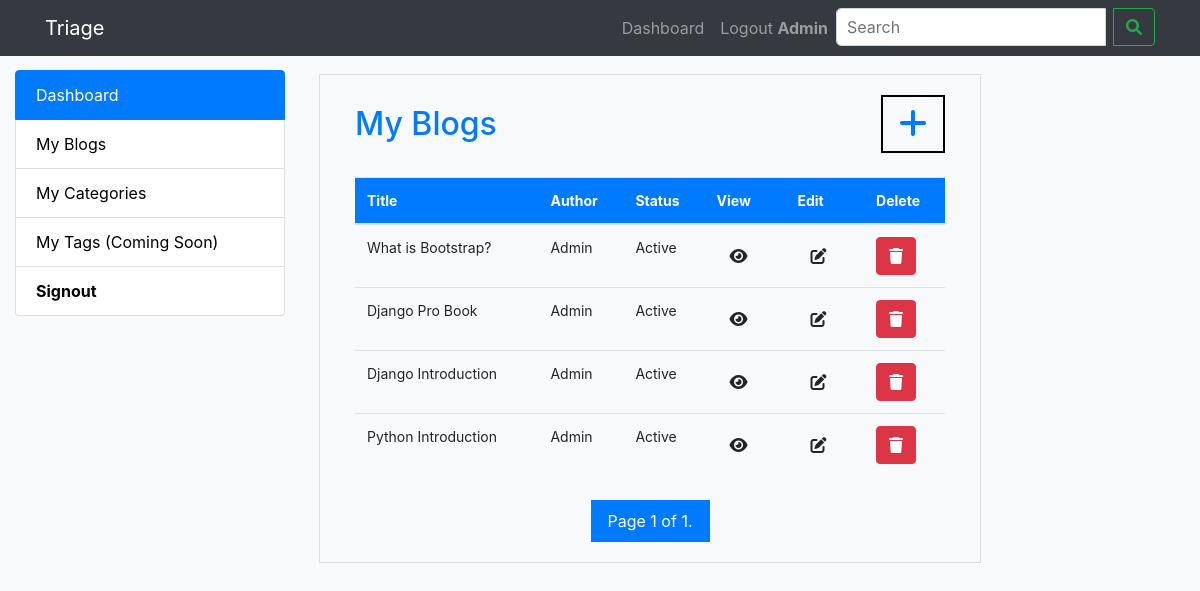
Page /myblogs/ (signed in) on the earlier database version.
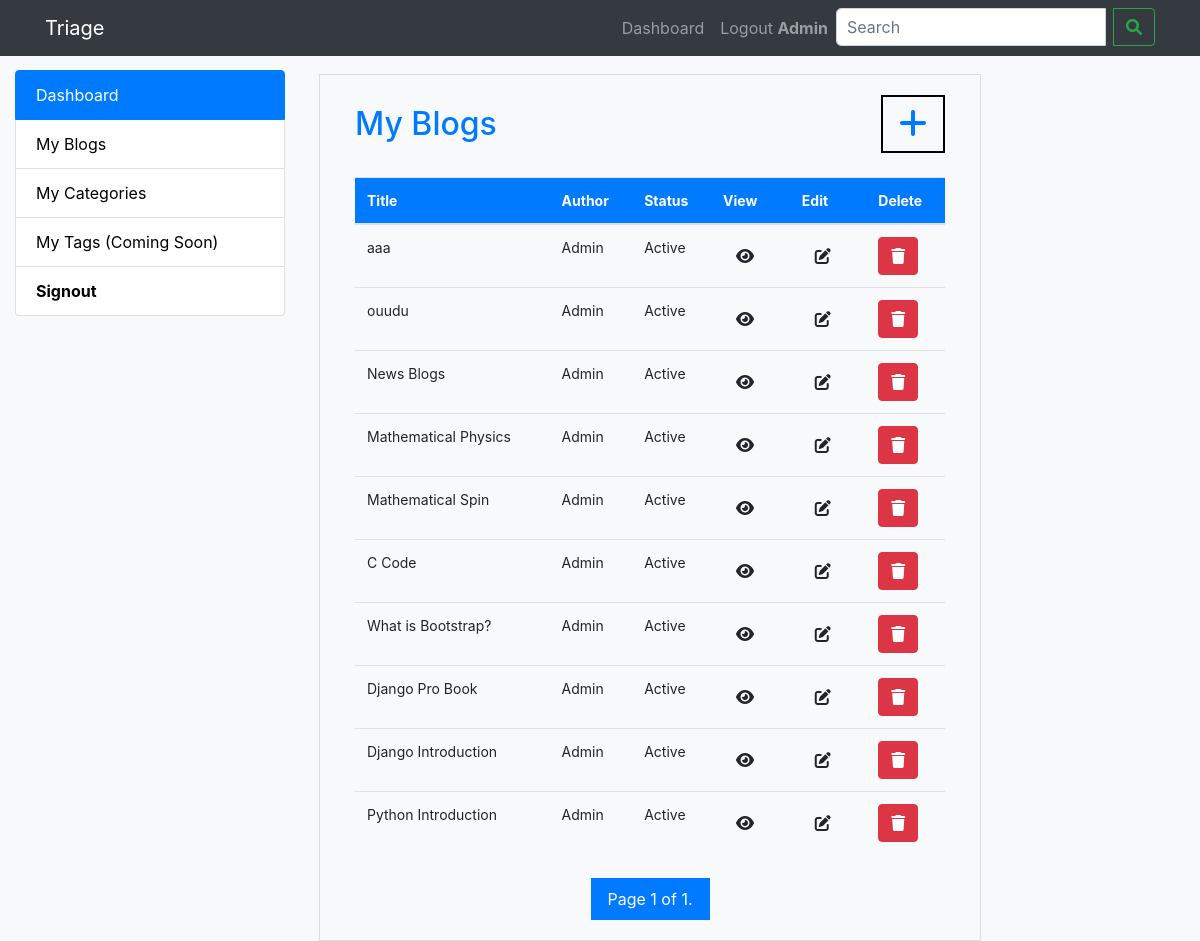
Same page on the later database version.
### blog/models.py (models this page shows, shortened)
class Blog(models.Model):
    title = models.CharField(max_length=255)
    content = RichTextField(blank=True, null=True)
    category = models.ForeignKey(Category, on_delete=models.CASCADE)
    author = models.ForeignKey(User, on_delete=models.CASCADE)
    created_at = models.DateTimeField(auto_now_add=True)
    updated_at = models.DateTimeField(auto_now=True)
    image = models.ImageField(upload_to='shop/images', blank=True, null=True, default="")
    tags = models.ManyToManyField(to=Tag, blank=True)

### blog/views.py (the view)
# urls.py: path('myblogs/', views.my_blogs, name='my-blogs'),
def my_blogs(request):
    if request.user.is_authenticated:
        user = request.user
        blogs = Blog.objects.filter(author=user).order_by('-created_at')
        blogs_per_page = 10
        paginator = Paginator(blogs, blogs_per_page)
        page_number = request.GET.get('page')
        page_obj = paginator.get_page(page_number)
        context = {'page_obj': page_obj}
        return render(request, 'my_blogs.html', context)
    else:
        return redirect('login')

### templates/my_blogs.html (shortened to what this page needs)
{% extends 'dashboardbase.html' %}
{% load static %}
{% block content %}
<div class="table-container" id="table-own">
    <div class="container-fluid">
        <div class="row">
            <div class="col-md-12">
                <h2 class="mb-4 blue-text">My Blogs <a class="nav-link" href="/addblog/" id="add-blog-btn"><i class="fas fa-plus"></i></a></h2>
                <table class="table table-hover">
                  <thead class="p-3 mb-2 bg-primary text-white">
                    <tr>
                      <th scope="col">Title</th>
                      <th scope="col">Author</th>
                      <th scope="col">Status</th>
                      <th scope="col">View</th>
                      <th scope="col">Edit</th>
                      <th scope="col">Delete</th>
                    </tr>
                  </thead>
                  <tbody>
                    {% for blog in page_obj %}
                    <tr>
                      <td>{{ blog.title }}</td>
                      <td>{{ blog.author.username }}</td>
                      <td>Active</td>
                      <td>
                        <a href="/readmore/{{blog.id}}/" class="btn btn-light">
                          <i class="fas fa-eye"></i>
                        </a>
                      </td>
                      <td>
                        <a href="/editblog/{{blog.id}}/" class="btn btn-light">
                          <i class="fas fa-pen-to-square"></i>
                        </a>
                      </td>
                      <td>
                        <a href="/deleteblog/{{blog.id}}/" class="btn btn-danger">
                          <i class="fas fa-trash"></i>
                        </a>
                      </td>
                    </tr>
                    {% endfor %}
                  </tbody>
                </table>
                <div class="pagination mt-4">
                  <span class="step-links">
                    <span class="current">
                      Page {{ page_obj.number }} of {{ page_obj.paginator.num_pages }}.
                    </span>
                  </span>
                </div>
            </div>
        </div>
    </div>
</div>
{% endblock content %}

Differences in the rows shown:
added Blog: title "aaa", author.username "Admin"
added Blog: title "ouudu", author.username "Admin"
added Blog: title "News Blogs", author.username "Admin"
added Blog: title "Mathematical Physics", author.username "Admin"
added Blog: title "Mathematical Spin", author.username "Admin"
added Blog: title "C Code", author.username "Admin"
